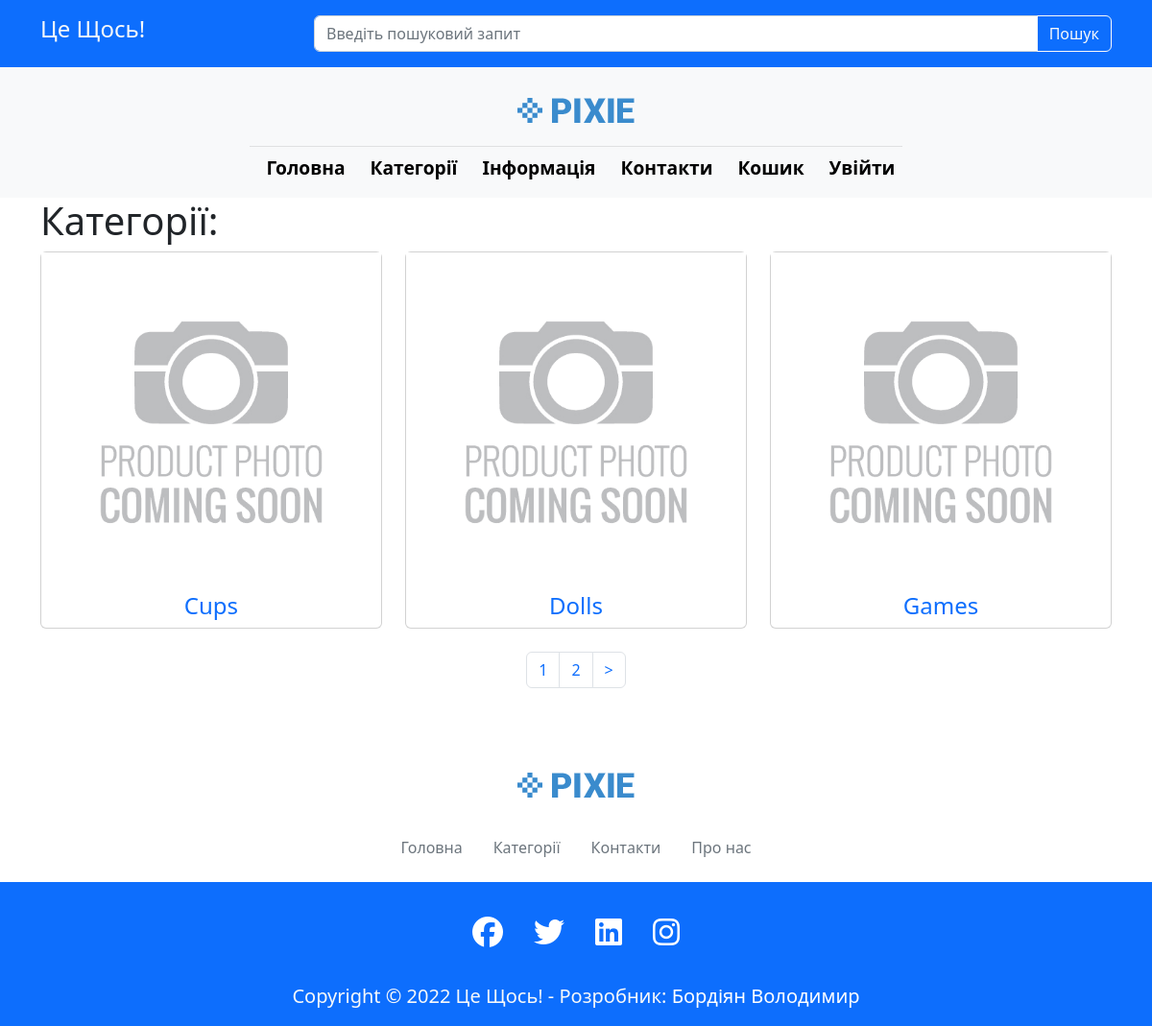
Page /categories/ on the committed database.
### goods/models.py (models this page shows, shortened)
class Category(models.Model):
    name = models.CharField(max_length=200)
    featured_img = models.ImageField(default="default.png")
    created = models.DateTimeField(auto_now_add=True)
    id = models.UUIDField(default=uuid.uuid4, unique=True,
                          primary_key=True, editable=False)

### goods/views.py (the view)
# urls.py: path('categories/', views.categories, name="categories"),
def categories(request):
    goods_category = Category.objects.all()
    custom_range, categories = paginate_categories(request, goods_category, 3)
    context = {
        'categories': categories,
        'custom_range': custom_range,
    }
    return render(request, 'goods/categories.html', context)

### goods/utils.py (called while the page is built)
def paginate_categories(request, categories, results):
    page = request.GET.get('page')
    paginator = Paginator(categories, results)
    try:
        categories = paginator.page(page)
    except PageNotAnInteger:
        page = 1
        categories = paginator.page(page)
    except EmptyPage:
        page = paginator.num_pages
        categories = paginator.page(page)
    leftIndex = (int(page) - 4)
    if leftIndex < 1:
        leftIndex = 1
    rightIndex = (int(page) + 5)
    if rightIndex > paginator.num_pages:
        rightIndex = paginator.num_pages + 1
    custom_range = range(leftIndex, rightIndex)
    return custom_range, categories

### goods/templates/goods/categories.html (shortened to what this page needs)
{% extends 'main.html' %}
{% load static %}
{% block content %}
    <div class="featured-page">
      <div class="container">
        <div class="row">
          <div class="col-md-4 col-sm-12">
            <div class="section-heading">
              <h1>Категорії: </h1>
            </div>
          </div>
        </div>
      </div>
    </div>
    <div class="featured container no-gutter">
      <div class="row posts">
          {% for category in categories %}
          <div id="1" class="item new col-md-4">
            <div class="card text-center" width="100%">
              <a class="text-decoration-none" href="{% url 'product_category' category.id%}">
                <img class="img img-fluid" src="{{category.featured_img.url}}" alt="">
                <h4 >{{category.name}}</h4>
              </a>
            </div>
          </div>
          {% endfor %}
      </div>
    </div>
    <div class="page-navigation my-4">
      <div class="container">
        <div class="row">
          <div class="col-md-12 d-flex">
              {% include 'pagination.html' with queryset=categories custom_range=custom_range %}
          </div>
        </div>
      </div>
    </div>
{% endblock %}

### rows in the picture
Category: featured_img (placeholder picture), name "Cups"
Category: featured_img (placeholder picture), name "Dolls"
Category: featured_img (placeholder picture), name "Games"

### other values in the picture
{{ page }} "1"
{{ page }} "2"
